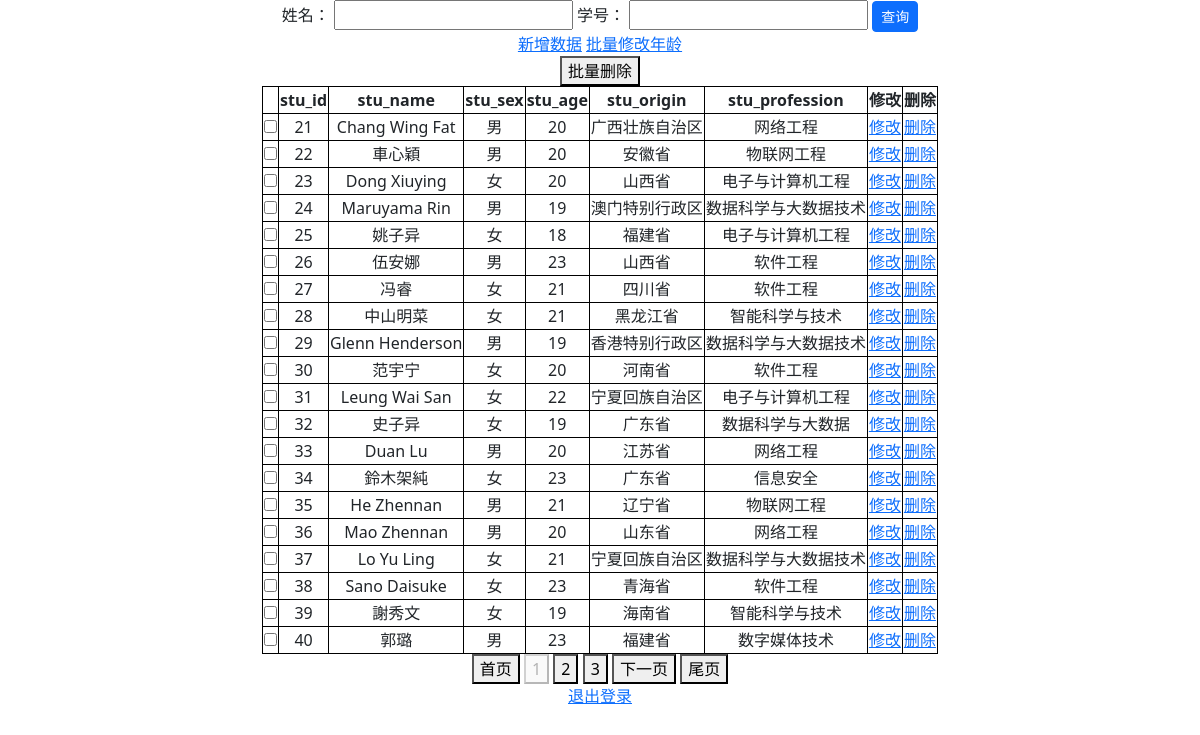
Screenshot of / (signed in) with the database file from the repository.
### tables this page shows
CREATE TABLE student_info(
stu_id int primary key not null,
stu_name varchar(50) not null,
stu_sex char(2) not null,
stu_age int not null,
stu_origin varchar(50) not null,
stu_profession varchar(50) not null
);

### app.py (the view)
@app.route("/", methods=["GET"])
def index():
    if not checkLogin():
        return redirect(url_for("login"))
    page = request.args.get("page", 1, type=int)
    ids = []
    values = []
    if "id" in request.args:
        ids.append("stu_id")
        stu_id = request.args.get("id", type=int)
        if stu_id != "" or stu_id is not None:
            values.append(stu_id)
    if "name" in request.args:
        ids.append("stu_name")
        stu_name = request.args.get("name", type=str)
        if stu_name != "" or stu_name is not None:
            values.append(stu_name.strip())
    if len(ids) != 0:
        desp, result = db.query2("student_info", ids, values)
    else:
        desp, result = db.selectAll("student_info")
    if len(result) == 0:
        flash("查询结果为空，请检查查询条件", "error")
    results, pagination = paging(result, page, per_page=20)
    return render_template(
        "show.html", results=results, desp=desp, pagination=pagination, page=page
    )

### app.py (called while the page is built)
def checkLogin():
    return True if "username" in session else False

### db/sql_conn.py (called while the page is built)
def close(conn):
    conn.close()

    def open(self):
        conn = sqlite3.connect(self.database)
        return conn

    def selectAll(self, table):
        conn = self.open()
        cur = conn.cursor()
        sql = "select * from %s" % table
        print(sql)
        cur.execute(sql)
        description = []
        for d in cur.description:
            description.append(d[0])
        result = cur.fetchall()
        cur.close()
        close(conn)
        return description, result

### hand_utils/util.py (called while the page is built)
def paging(result, page, per_page):
    pagination = len(result) // per_page
    if len(result) % per_page > 0:
        pagination += 1
    start = (page - 1) * per_page
    end = start + per_page
    results = result[start:end]
    return results, pagination

### templates/show.html (shortened to what this page needs)
<!DOCTYPE html>
<html lang="en">
<head>
    <link href="/static/bootstrap/css/bootstrap.min.css" rel="stylesheet">
    <link href="/static/css/pop-up.css" rel="stylesheet">
    <link href="/static/css/show.css" rel="stylesheet">
</head>
<body>
<center>
    <div id="container">
    <form id="queryForm">
        <label for="name">姓名：</label>
        <input type="text" name="name" id="name"/>
        <label for="id">学号：</label>
        <input type="text" name="id" id="id"/>
        <input type="button" value="查询" class="btn btn-primary btn-sm" id="query" onclick="checkBeforeQuery()"/>
    </form>
    <a href="/add">新增数据</a>
    <a href="/updateAge">批量修改年龄</a>
    <br>
    <form id="deleteForm">
        <button type="button" onclick="deleteForm()" id="multi_del">批量删除</button>
        <table>
            <tr>
                <td></td>
                {% for d in desp %}
                <td><b>{{ d }}</b></td>
                {% endfor %}
                <td><b>修改</b></td>
                <td><b>删除</b></td>
            </tr>
            {% for item in results %}
            <tr>
                <td>
                    <input type="checkbox" , name="ids" , value="{{ item[0] }}">
                </td>
                {% for v in item %}
                <td>{{ v }}</td>
                {% endfor %}
                <td><a href="/update?id={{ item[0] }}">修改</a></td>
                <td><a href="/delete/{{ item[0] }}">删除</a></td>
            </tr>
            {% endfor %}
        </table>
    </form>
    <div>
        <button onclick="window.location.href='{{ url_for('index', page=1) }}'">首页</button>
        {% for i in range(page-2, page+3) %}
        {% if i > 0 and i <= pagination %} {% if i !=page %}
        <button
                onclick="window.location.href='{{ url_for('index', page=i) }}'">{{ i }}
        </button>
        {% else %}
        <button disabled>{{ i }}</button>
        {% endif %}
        {% endif %}
        {% endfor %}
        {% if page < pagination %}
        <button onclick="window.location.href='{{ url_for('index', page=page+1) }}'" id="nextpage">
            下一页
        </button>
        {% endif %}
        <button onclick="window.location.href='{{ url_for('index', page=pagination) }}'">尾页</button>
    </div>
    <a href="/reset">退出登录</a>
</div>
</center>
</body>
</html>

### static/css/show.css (style rules this page uses)
table, tr, td { border: 1px solid black; text-align: center; }

### rows the page displays
student_info: item "21" "男" "20", stu_name "Chang Wing Fat", stu_origin "广西壮族自治区", stu_profession "网络工程"
student_info: item "22" "男" "20", stu_name "車心穎", stu_origin "安徽省", stu_profession "物联网工程"
student_info: item "23" "女" "20", stu_name "Dong Xiuying", stu_origin "山西省", stu_profession "电子与计算机工程"
student_info: item "24" "男" "19", stu_name "Maruyama Rin", stu_origin "澳门特别行政区", stu_profession "数据科学与大数据技术"
student_info: item "25" "女" "18", stu_name "姚子异", stu_origin "福建省", stu_profession "电子与计算机工程"
student_info: item "26" "男" "23", stu_name "伍安娜", stu_origin "山西省", stu_profession "软件工程"
student_info: item "27" "女" "21", stu_name "冯睿", stu_origin "四川省", stu_profession "软件工程"
student_info: item "28" "女" "21", stu_name "中山明菜", stu_origin "黑龙江省", stu_profession "智能科学与技术"
student_info: item "29" "男" "19", stu_name "Glenn Henderson", stu_origin "香港特别行政区", stu_profession "数据科学与大数据技术"
student_info: item "30" "女" "20", stu_name "范宇宁", stu_origin "河南省", stu_profession "软件工程"
student_info: item "31" "女" "22", stu_name "Leung Wai San", stu_origin "宁夏回族自治区", stu_profession "电子与计算机工程"
student_info: item "32" "女" "19", stu_name "史子异", stu_origin "广东省", stu_profession "数据科学与大数据"
student_info: item "33" "男" "20", stu_name "Duan Lu", stu_origin "江苏省", stu_profession "网络工程"
student_info: item "34" "女" "23", stu_name "鈴木架純", stu_origin "广东省", stu_profession "信息安全"
student_info: item "35" "男" "21", stu_name "He Zhennan", stu_origin "辽宁省", stu_profession "物联网工程"
student_info: item "36" "男" "20", stu_name "Mao Zhennan", stu_origin "山东省", stu_profession "网络工程"
student_info: item "37" "女" "21", stu_name "Lo Yu Ling", stu_origin "宁夏回族自治区", stu_profession "数据科学与大数据技术"
student_info: item "38" "女" "23", stu_name "Sano Daisuke", stu_origin "青海省", stu_profession "软件工程"
student_info: item "39" "女" "19", stu_name "謝秀文", stu_origin "海南省", stu_profession "智能科学与技术"
student_info: item "40" "男" "23", stu_name "郭璐", stu_origin "福建省", stu_profession "数字媒体技术"

### other values shown
{{ d }} "stu_id" "stu_name" "stu_sex" "stu_age" "stu_origin" "stu_profession"
{{ i }} "1"
{{ i }} "2" "3"
